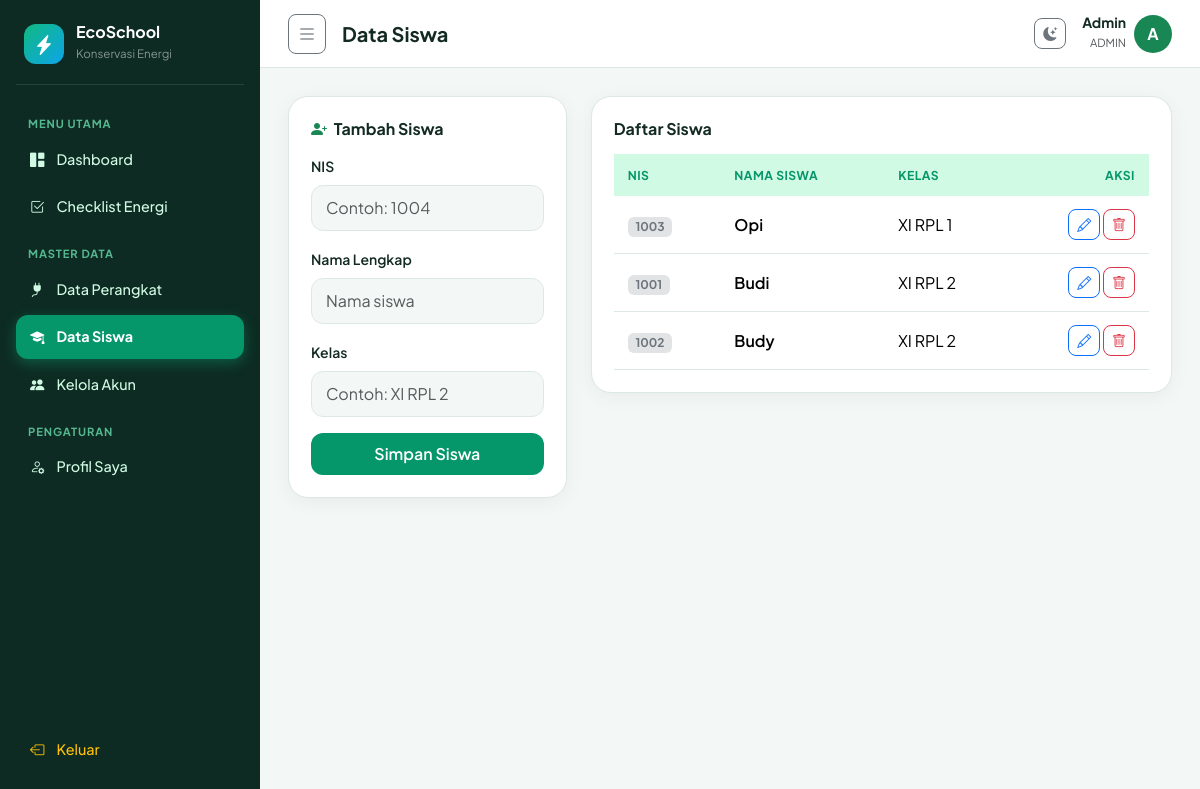
Screenshot of /siswa/index.php (signed in) with the database file from the repository.
### tables this page shows
CREATE TABLE `siswa` (
  `id_siswa` int(11) NOT NULL,
  `nis` varchar(20) NOT NULL,
  `nama` varchar(100) NOT NULL,
  `kelas` varchar(20) NOT NULL
);

### siswa/index.php (the view, shortened to what this page needs)
<?php
require_once '../config/koneksi.php';
$data = $pdo->query("SELECT * FROM siswa ORDER BY kelas ASC, nama ASC")->fetchAll();
require_once '../includes/header.php';
?>
<div class="row g-4">
  <div class="col-lg-4">
    <div class="bento-card">
      <h6 class="fw-bold mb-3"><i class="bi bi-person-plus-fill text-success me-1"></i> Tambah Siswa</h6>
      <form method="POST">
        <div class="mb-3">
          <label class="form-label small fw-semibold">NIS</label>
          <input type="text" name="nis" class="form-control" placeholder="Contoh: 1004" required>
        </div>
        <div class="mb-3">
          <label class="form-label small fw-semibold">Nama Lengkap</label>
          <input type="text" name="nama" class="form-control" placeholder="Nama siswa" required>
        </div>
        <div class="mb-3">
          <label class="form-label small fw-semibold">Kelas</label>
          <input type="text" name="kelas" class="form-control" placeholder="Contoh: XI RPL 2" required>
        </div>
        <button type="submit" name="tambah" class="btn btn-eco w-100">Simpan Siswa</button>
      </form>
    </div>
  </div>
  <div class="col-lg-8">
    <div class="bento-card">
      <h6 class="fw-bold mb-3">Daftar Siswa</h6>
      <div class="table-responsive">
        <table class="table table-hover mb-0">
          <thead>
            <tr>
              <th>NIS</th>
              <th>Nama Siswa</th>
              <th>Kelas</th>
              <th class="text-end">Aksi</th>
            </tr>
          </thead>
          <tbody>
            <?php foreach ($data as $row): ?>
              <tr>
                <td><span class="badge bg-secondary-subtle text-secondary"><?= htmlspecialchars($row['nis']) ?></span></td>
                <td class="fw-semibold"><?= htmlspecialchars($row['nama']) ?></td>
                <td><?= htmlspecialchars($row['kelas']) ?></td>
                <td class="text-end text-nowrap">
                  <button type="button" class="btn btn-sm btn-outline-primary rounded-3" data-bs-toggle="modal" data-bs-target="#editSiswa<?= $row['id_siswa'] ?>">
                    <i class="bi bi-pencil"></i>
                  </button>
                  <a href="?hapus=<?= $row['id_siswa'] ?>" class="btn btn-sm btn-outline-danger rounded-3" onclick="return confirm('Hapus data siswa ini?')">
                    <i class="bi bi-trash"></i>
                  </a>
                </td>
              </tr>
            <?php endforeach; ?>
          </tbody>
        </table>
      </div>
    </div>
  </div>
</div>
<?php require_once '../includes/footer.php'; ?>

### assets/style.css (style rules this page uses)
:root, [data-bs-theme="light"] { --bg-app: #f3f7f5; --bg-card: #ffffff; --bg-sidebar: #0d2b22; --text-main: #132a22; --text-muted: #5c756c; --border-color: #dce8e2; --accent: #059669; --accent-hover: #047857; --accent-soft: #d1fae5; --solar: #0ea5e9; --shadow-card: 0 4px 20px rgba(13, 43, 34, 0.05); }
body { font-family: 'Plus Jakarta Sans', sans-serif; background-color: var(--bg-app); color: var(--text-main); margin: 0; transition: background-color 0.25s ease, color 0.25s ease; }
.bento-card { background-color: var(--bg-card); border: 1px solid var(--border-color); border-radius: 20px; box-shadow: var(--shadow-card); padding: 22px; transition: transform 0.2s ease, border-color 0.2s ease; }
.table { color: var(--text-main); --bs-table-bg: transparent; --bs-table-border-color: var(--border-color); }
.table thead th { background-color: var(--accent-soft); color: var(--accent); font-size: 0.76rem; font-weight: 700; text-transform: uppercase; letter-spacing: 0.04em; border: none; padding: 12px 14px; }
.table td { padding: 13px 14px; vertical-align: middle; }
.form-control, .form-select { background-color: var(--bg-app); border: 1px solid var(--border-color); color: var(--text-main); border-radius: 12px; padding: 10px 14px; }
.btn-eco { background-color: var(--accent); color: #fff; border: none; border-radius: 12px; padding: 9px 18px; font-weight: 600; }

### rows the page displays
siswa: nis "1003", nama "Opi", kelas "XI RPL 1"
siswa: nis "1001", nama "Budi", kelas "XI RPL 2"
siswa: nis "1002", nama "Budy", kelas "XI RPL 2"

### other values shown
$judul_halaman "Data Siswa"
$user_login['nama_lengkap'] "Admin"
$user_login['role'] "ADMIN"
substr($user_login['nama_lengkap'], 0, 1) "A"
